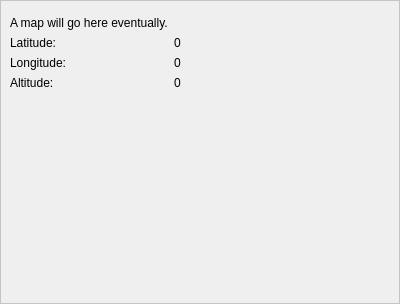
<?xml version="1.0" encoding="UTF-8"?>
<ui version="4.0">
 <class>MainForm</class>
 <widget class="QWidget" name="MainForm">
  <property name="geometry">
   <rect>
    <x>0</x>
    <y>0</y>
    <width>400</width>
    <height>304</height>
   </rect>
  </property>
  <property name="windowTitle">
   <string>Location Display</string>
  </property>
  <layout class="QVBoxLayout" name="verticalLayout">
   <property name="margin">
    <number>0</number>
   </property>
   <item>
    <widget class="QFrame" name="outerFrame">
     <property name="palette">
      <palette>
       <active>
        <colorrole role="WindowText">
         <brush brushstyle="SolidPattern">
          <color alpha="255">
           <red>0</red>
           <green>0</green>
           <blue>0</blue>
          </color>
         </brush>
        </colorrole>
        <colorrole role="Button">
         <brush brushstyle="SolidPattern">
          <color alpha="255">
           <red>255</red>
           <green>255</green>
           <blue>255</blue>
          </color>
         </brush>
        </colorrole>
        <colorrole role="Light">
         <brush brushstyle="SolidPattern">
          <color alpha="255">
           <red>255</red>
           <green>255</green>
           <blue>255</blue>
          </color>
         </brush>
        </colorrole>
        <colorrole role="Midlight">
         <brush brushstyle="SolidPattern">
          <color alpha="255">
           <red>255</red>
           <green>255</green>
           <blue>255</blue>
          </color>
         </brush>
        </colorrole>
        <colorrole role="Dark">
         <brush brushstyle="SolidPattern">
          <color alpha="255">
           <red>127</red>
           <green>127</green>
           <blue>127</blue>
          </color>
         </brush>
        </colorrole>
        <colorrole role="Mid">
         <brush brushstyle="SolidPattern">
          <color alpha="255">
           <red>170</red>
           <green>170</green>
           <blue>170</blue>
          </color>
         </brush>
        </colorrole>
        <colorrole role="Text">
         <brush brushstyle="SolidPattern">
          <color alpha="255">
           <red>0</red>
           <green>0</green>
           <blue>0</blue>
          </color>
         </brush>
        </colorrole>
        <colorrole role="BrightText">
         <brush brushstyle="SolidPattern">
          <color alpha="255">
           <red>255</red>
           <green>255</green>
           <blue>255</blue>
          </color>
         </brush>
        </colorrole>
        <colorrole role="ButtonText">
         <brush brushstyle="SolidPattern">
          <color alpha="255">
           <red>0</red>
           <green>0</green>
           <blue>0</blue>
          </color>
         </brush>
        </colorrole>
        <colorrole role="Base">
         <brush brushstyle="SolidPattern">
          <color alpha="255">
           <red>255</red>
           <green>255</green>
           <blue>255</blue>
          </color>
         </brush>
        </colorrole>
        <colorrole role="Window">
         <brush brushstyle="SolidPattern">
          <color alpha="255">
           <red>255</red>
           <green>255</green>
           <blue>255</blue>
          </color>
         </brush>
        </colorrole>
        <colorrole role="Shadow">
         <brush brushstyle="SolidPattern">
          <color alpha="255">
           <red>0</red>
           <green>0</green>
           <blue>0</blue>
          </color>
         </brush>
        </colorrole>
        <colorrole role="AlternateBase">
         <brush brushstyle="SolidPattern">
          <color alpha="255">
           <red>255</red>
           <green>255</green>
           <blue>255</blue>
          </color>
         </brush>
        </colorrole>
        <colorrole role="ToolTipBase">
         <brush brushstyle="SolidPattern">
          <color alpha="255">
           <red>255</red>
           <green>255</green>
           <blue>220</blue>
          </color>
         </brush>
        </colorrole>
        <colorrole role="ToolTipText">
         <brush brushstyle="SolidPattern">
          <color alpha="255">
           <red>0</red>
           <green>0</green>
           <blue>0</blue>
          </color>
         </brush>
        </colorrole>
       </active>
       <inactive>
        <colorrole role="WindowText">
         <brush brushstyle="SolidPattern">
          <color alpha="255">
           <red>0</red>
           <green>0</green>
           <blue>0</blue>
          </color>
         </brush>
        </colorrole>
        <colorrole role="Button">
         <brush brushstyle="SolidPattern">
          <color alpha="255">
           <red>255</red>
           <green>255</green>
           <blue>255</blue>
          </color>
         </brush>
        </colorrole>
        <colorrole role="Light">
         <brush brushstyle="SolidPattern">
          <color alpha="255">
           <red>255</red>
           <green>255</green>
           <blue>255</blue>
          </color>
         </brush>
        </colorrole>
        <colorrole role="Midlight">
         <brush brushstyle="SolidPattern">
          <color alpha="255">
           <red>255</red>
           <green>255</green>
           <blue>255</blue>
          </color>
         </brush>
        </colorrole>
        <colorrole role="Dark">
         <brush brushstyle="SolidPattern">
          <color alpha="255">
           <red>127</red>
           <green>127</green>
           <blue>127</blue>
          </color>
         </brush>
        </colorrole>
        <colorrole role="Mid">
         <brush brushstyle="SolidPattern">
          <color alpha="255">
           <red>170</red>
           <green>170</green>
           <blue>170</blue>
          </color>
         </brush>
        </colorrole>
        <colorrole role="Text">
         <brush brushstyle="SolidPattern">
          <color alpha="255">
           <red>0</red>
           <green>0</green>
           <blue>0</blue>
          </color>
         </brush>
        </colorrole>
        <colorrole role="BrightText">
         <brush brushstyle="SolidPattern">
          <color alpha="255">
           <red>255</red>
           <green>255</green>
           <blue>255</blue>
          </color>
         </brush>
        </colorrole>
        <colorrole role="ButtonText">
         <brush brushstyle="SolidPattern">
          <color alpha="255">
           <red>0</red>
           <green>0</green>
           <blue>0</blue>
          </color>
         </brush>
        </colorrole>
        <colorrole role="Base">
         <brush brushstyle="SolidPattern">
          <color alpha="255">
           <red>255</red>
           <green>255</green>
           <blue>255</blue>
          </color>
         </brush>
        </colorrole>
        <colorrole role="Window">
         <brush brushstyle="SolidPattern">
          <color alpha="255">
           <red>255</red>
           <green>255</green>
           <blue>255</blue>
          </color>
         </brush>
        </colorrole>
        <colorrole role="Shadow">
         <brush brushstyle="SolidPattern">
          <color alpha="255">
           <red>0</red>
           <green>0</green>
           <blue>0</blue>
          </color>
         </brush>
        </colorrole>
        <colorrole role="AlternateBase">
         <brush brushstyle="SolidPattern">
          <color alpha="255">
           <red>255</red>
           <green>255</green>
           <blue>255</blue>
          </color>
         </brush>
        </colorrole>
        <colorrole role="ToolTipBase">
         <brush brushstyle="SolidPattern">
          <color alpha="255">
           <red>255</red>
           <green>255</green>
           <blue>220</blue>
          </color>
         </brush>
        </colorrole>
        <colorrole role="ToolTipText">
         <brush brushstyle="SolidPattern">
          <color alpha="255">
           <red>0</red>
           <green>0</green>
           <blue>0</blue>
          </color>
         </brush>
        </colorrole>
       </inactive>
       <disabled>
        <colorrole role="WindowText">
         <brush brushstyle="SolidPattern">
          <color alpha="255">
           <red>127</red>
           <green>127</green>
           <blue>127</blue>
          </color>
         </brush>
        </colorrole>
        <colorrole role="Button">
         <brush brushstyle="SolidPattern">
          <color alpha="255">
           <red>255</red>
           <green>255</green>
           <blue>255</blue>
          </color>
         </brush>
        </colorrole>
        <colorrole role="Light">
         <brush brushstyle="SolidPattern">
          <color alpha="255">
           <red>255</red>
           <green>255</green>
           <blue>255</blue>
          </color>
         </brush>
        </colorrole>
        <colorrole role="Midlight">
         <brush brushstyle="SolidPattern">
          <color alpha="255">
           <red>255</red>
           <green>255</green>
           <blue>255</blue>
          </color>
         </brush>
        </colorrole>
        <colorrole role="Dark">
         <brush brushstyle="SolidPattern">
          <color alpha="255">
           <red>127</red>
           <green>127</green>
           <blue>127</blue>
          </color>
         </brush>
        </colorrole>
        <colorrole role="Mid">
         <brush brushstyle="SolidPattern">
          <color alpha="255">
           <red>170</red>
           <green>170</green>
           <blue>170</blue>
          </color>
         </brush>
        </colorrole>
        <colorrole role="Text">
         <brush brushstyle="SolidPattern">
          <color alpha="255">
           <red>127</red>
           <green>127</green>
           <blue>127</blue>
          </color>
         </brush>
        </colorrole>
        <colorrole role="BrightText">
         <brush brushstyle="SolidPattern">
          <color alpha="255">
           <red>255</red>
           <green>255</green>
           <blue>255</blue>
          </color>
         </brush>
        </colorrole>
        <colorrole role="ButtonText">
         <brush brushstyle="SolidPattern">
          <color alpha="255">
           <red>127</red>
           <green>127</green>
           <blue>127</blue>
          </color>
         </brush>
        </colorrole>
        <colorrole role="Base">
         <brush brushstyle="SolidPattern">
          <color alpha="255">
           <red>255</red>
           <green>255</green>
           <blue>255</blue>
          </color>
         </brush>
        </colorrole>
        <colorrole role="Window">
         <brush brushstyle="SolidPattern">
          <color alpha="255">
           <red>255</red>
           <green>255</green>
           <blue>255</blue>
          </color>
         </brush>
        </colorrole>
        <colorrole role="Shadow">
         <brush brushstyle="SolidPattern">
          <color alpha="255">
           <red>0</red>
           <green>0</green>
           <blue>0</blue>
          </color>
         </brush>
        </colorrole>
        <colorrole role="AlternateBase">
         <brush brushstyle="SolidPattern">
          <color alpha="255">
           <red>255</red>
           <green>255</green>
           <blue>255</blue>
          </color>
         </brush>
        </colorrole>
        <colorrole role="ToolTipBase">
         <brush brushstyle="SolidPattern">
          <color alpha="255">
           <red>255</red>
           <green>255</green>
           <blue>220</blue>
          </color>
         </brush>
        </colorrole>
        <colorrole role="ToolTipText">
         <brush brushstyle="SolidPattern">
          <color alpha="255">
           <red>0</red>
           <green>0</green>
           <blue>0</blue>
          </color>
         </brush>
        </colorrole>
       </disabled>
      </palette>
     </property>
     <property name="frameShape">
      <enum>QFrame::StyledPanel</enum>
     </property>
     <property name="frameShadow">
      <enum>QFrame::Raised</enum>
     </property>
     <layout class="QFormLayout" name="formLayout">
      <property name="fieldGrowthPolicy">
       <enum>QFormLayout::AllNonFixedFieldsGrow</enum>
      </property>
      <item row="0" column="0">
       <layout class="QGridLayout" name="gridLayout"/>
      </item>
      <item row="1" column="0">
       <widget class="QLabel" name="label">
        <property name="text">
         <string>A map will go here eventually.</string>
        </property>
       </widget>
      </item>
      <item row="2" column="0">
       <widget class="QLabel" name="lat_label">
        <property name="text">
         <string>Latitude:</string>
        </property>
       </widget>
      </item>
      <item row="2" column="1">
       <widget class="QLabel" name="lat_display">
        <property name="text">
         <string>0</string>
        </property>
       </widget>
      </item>
      <item row="3" column="0">
       <widget class="QLabel" name="lon_label">
        <property name="text">
         <string>Longitude:</string>
        </property>
       </widget>
      </item>
      <item row="3" column="1">
       <widget class="QLabel" name="lon_display">
        <property name="baseSize">
         <size>
          <width>0</width>
          <height>0</height>
         </size>
        </property>
        <property name="text">
         <string>0</string>
        </property>
       </widget>
      </item>
      <item row="4" column="0">
       <widget class="QLabel" name="alt_label">
        <property name="text">
         <string>Altitude:</string>
        </property>
       </widget>
      </item>
      <item row="4" column="1">
       <widget class="QLabel" name="alt_display">
        <property name="text">
         <string>0</string>
        </property>
       </widget>
      </item>
     </layout>
    </widget>
   </item>
  </layout>
 </widget>
 <resources/>
 <connections/>
</ui>
